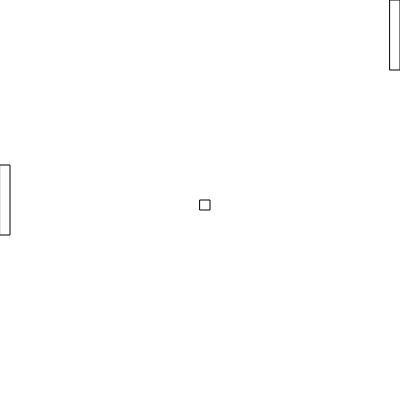
Frame 1 (no input)
Frame 60 (no input): identical to frame 1, image omitted
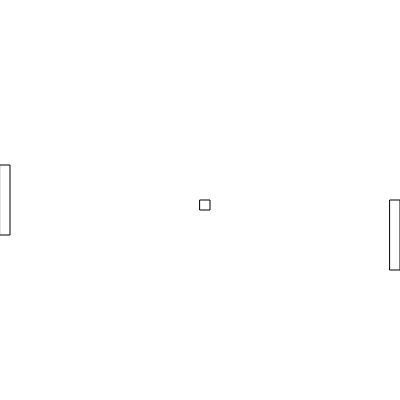
Frame 120 (the mouse pressed at the canvas centre since frame 60)

The p5.js sketch that drew these frames (run headless with seeded random() and noise() and a simulated clock; from frame 60 on, the mouse is pressed at the canvas centre):

// p5.js sketch
// ── sketch.js
var playerPaddle;

var computerPaddle

function setup(){
  createCanvas(400,400);
  //player Paddle
  playerPaddle = new Paddle();
  computerPaddle = new Paddle();
}

function draw() {
  //set background to white
  background("white");
  
  playerPaddle.xPosition = 390;
  playerPaddle.yPosition = mouseY;
  
  playerPaddle.display();
  
  computerPaddle.xPosition = 0
  computerPaddle.yPosition = 165
  computerPaddle.display();
  //draw 
  rect(200,200,10,10)
}
// ── Paddle.js
class Paddle {
  
  constructor(){
    this.width = 10;
    this.height =70;
    this.xPosition = 0;
    this.yPosition= 0;
  }
  
  
  display(){
    rect(this.xPosition, this.yPosition, this.width, this.height);
  }
}
